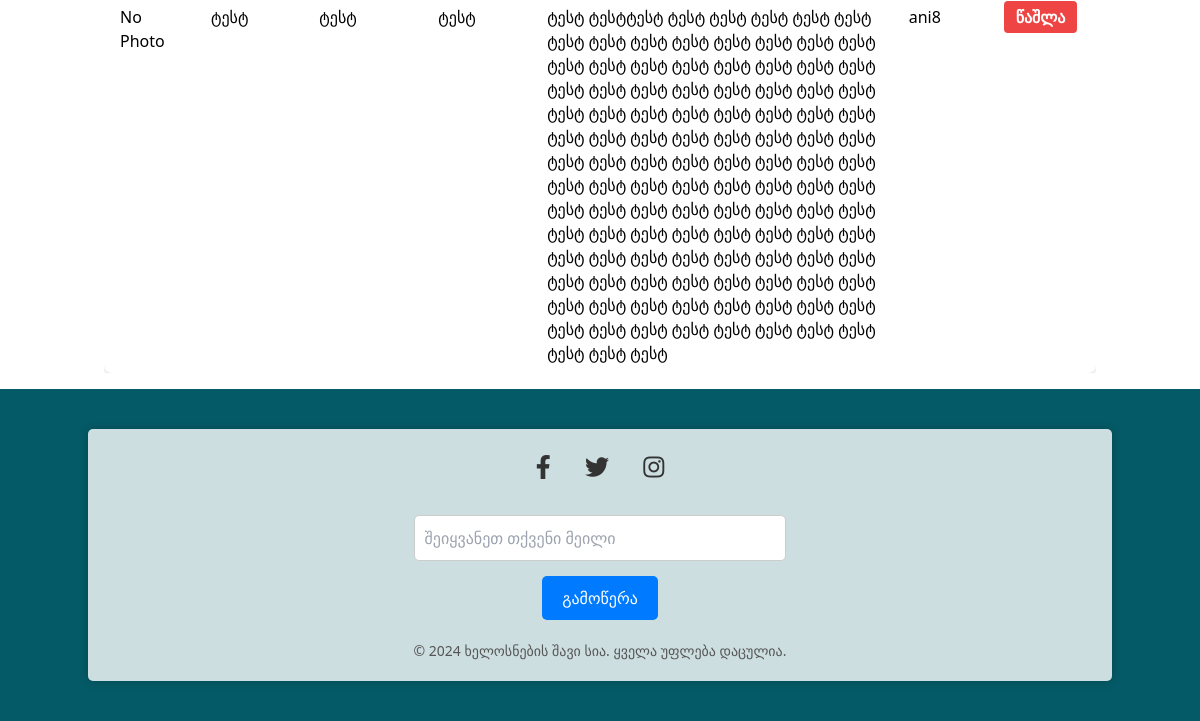
Page /workers (signed in, lower part) on the earlier database version.
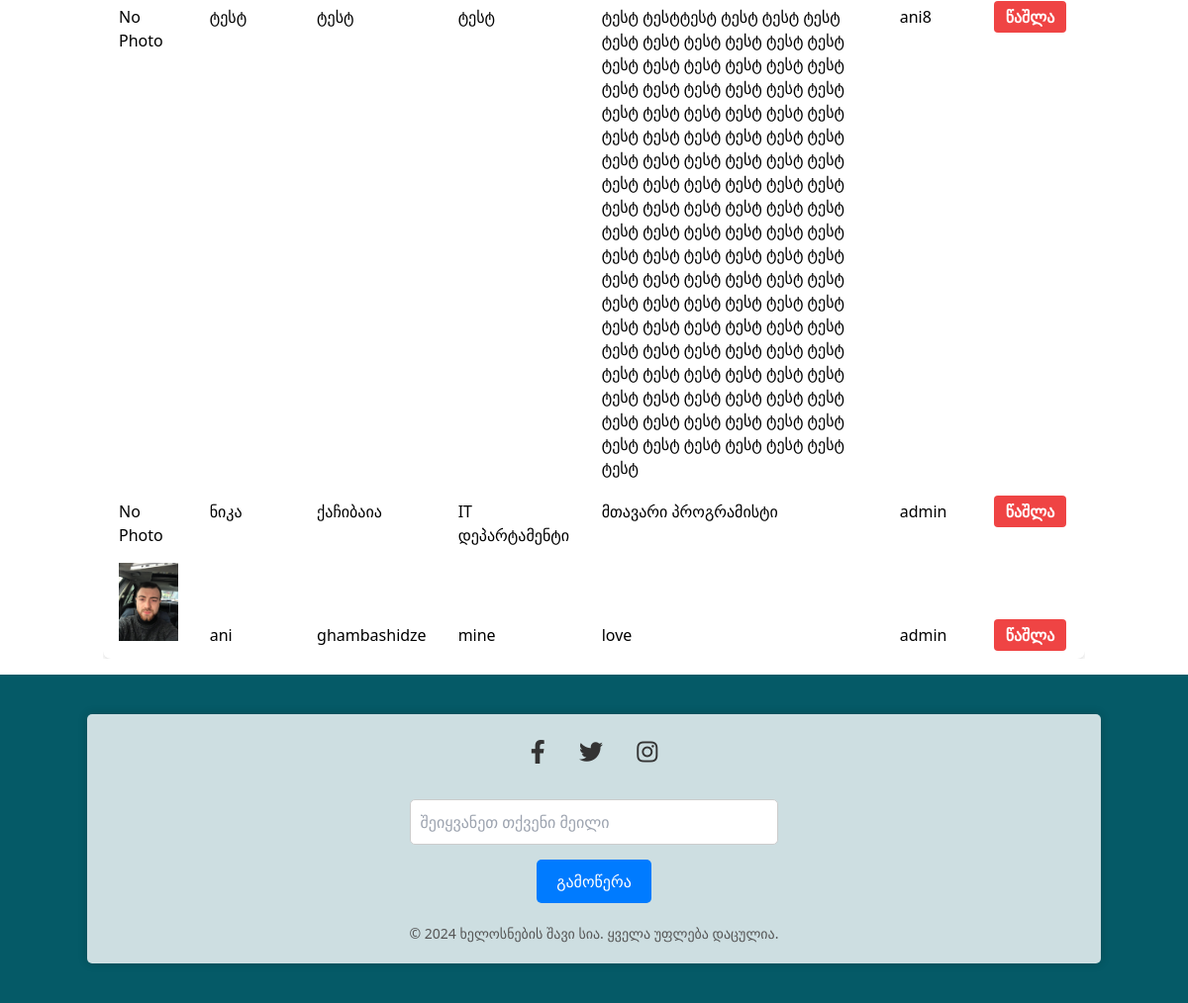
Same page on the later database version.
### main.py (models this page shows, shortened)
class Posts(db.Model):
    __tablename__ = "posts"
    id = db.Column(db.Integer, primary_key=True)
    name = db.Column(db.String(10), unique=False, nullable=False)
    surname = db.Column(db.String(30), unique=False, nullable=False)
    title = db.Column(db.String(100), unique=False, nullable=False)
    content = db.Column(db.String(1000), unique=False, nullable=False)
    photo = db.Column(db.String(100), nullable=True)  # New column for photo
    user_id = db.Column(db.Integer, db.ForeignKey("users.id"), nullable=False)

class Users(db.Model):
    __tablename__ = "users"
    id = db.Column(db.Integer, primary_key=True)
    name = db.Column(db.String(10), unique=False, nullable=False)
    surname = db.Column(db.String(30), unique=False, nullable=False)
    username = db.Column(db.String(30), unique=True, nullable=False)
    password = db.Column(db.String(128), nullable=False)
    is_admin = db.Column(db.Boolean, default=False, nullable=False)
    posts = db.relationship("Posts", backref="author", lazy=True)

### main.py (the view, shortened to what this page needs)
@app.route("/workers", methods=["GET", "POST"])
@login_required  # or any decorator you use to protect this route
def workers():
    form = PostForm()
    search_query = request.args.get("search")
    if search_query:
        posts = Posts.query.filter(
            (Posts.name.like(f"%{search_query}%"))
            | (Posts.surname.like(f"%{search_query}%"))
            | (Posts.title.like(f"%{search_query}%"))
            | (Posts.content.like(f"%{search_query}%"))
        ).all()
    else:
        posts = Posts.query.all()
    return render_template("workers.html", posts=posts, form=form, navigation_items=navigation_items)

### main.py
class PostForm(FlaskForm):
    name = StringField("სახელი", validators=[DataRequired()])
    surname = StringField("გვარი", validators=[DataRequired()])
    title = StringField("სათაური", validators=[DataRequired()])
    content = TextAreaField("აღწერა", validators=[DataRequired()])
    photo = FileField("ფოტო", validators=[FileAllowed(['jpg', 'png'])])
    submit = SubmitField("დამატება")

### main.py (called while the page is built)
def login_required(f):
    @wraps(f)
    def decorated_function(*args, **kwargs):
        if "username" not in session:
            flash("გთხოვთ ჯერ სისტემაში შეხვიდეთ.", "warning")
            return redirect(url_for("login"))
        return f(*args, **kwargs)
    return decorated_function

### templates/workers.html (shortened to what this page needs)
{% extends "base.html" %}
{% block content %}
<div class="container mx-auto p-4">
    <div class="overflow-x-auto">
        <table class="min-w-full bg-white border border-gray-200 rounded-lg shadow-md">
            <tbody>
                {% for post in posts %}
                <tr class="hover:bg-gray-100">
                    <td class="px-4 py-2 border-b">
                        {% if post.photo %}
                        <img src="{{ url_for('static', filename='uploads/' ~ post.photo) }}" class="post-image" alt="Post Photo"
                            width="100">
                        {% else %}
                        No Photo
                        {% endif %}
                    </td>
                    <td class="px-4 py-2 border-b">{{ post.name }}</td>
                    <td class="px-4 py-2 border-b">{{ post.surname }}</td>
                    <td class="px-4 py-2 border-b">{{ post.title }}</td>
                    <td class="px-4 py-2 border-b">{{ post.content }}</td>
                    <td class="px-4 py-2 border-b">{{ post.author.username }}</td>
                    <td class="px-4 py-2 border-b">
                        {% if post.author.username == session['username'] or session.get('is_admin') %}
                        <form method="POST" action="{{ url_for('delete_post', post_id=post.id) }}">
                            <button type="submit"
                                class="bg-red-500 hover:bg-red-700 text-white font-bold py-1 px-3 rounded">წაშლა</button>
                        </form>
                        {% endif %}
                    </td>
                </tr>
                {% endfor %}
            </tbody>
        </table>
    </div>
</div>
{% endblock %}

Differences in the rows shown:
added Posts: shows "No Photo", name "ნიკა", surname "ქაჩიბაია", title "IT დეპარტამენტი", content "მთავარი პროგრამისტი", author.username "admin"
added Posts: photo (picture), name "ani", surname "ghambashidze", title "mine", content "love", author.username "admin"
